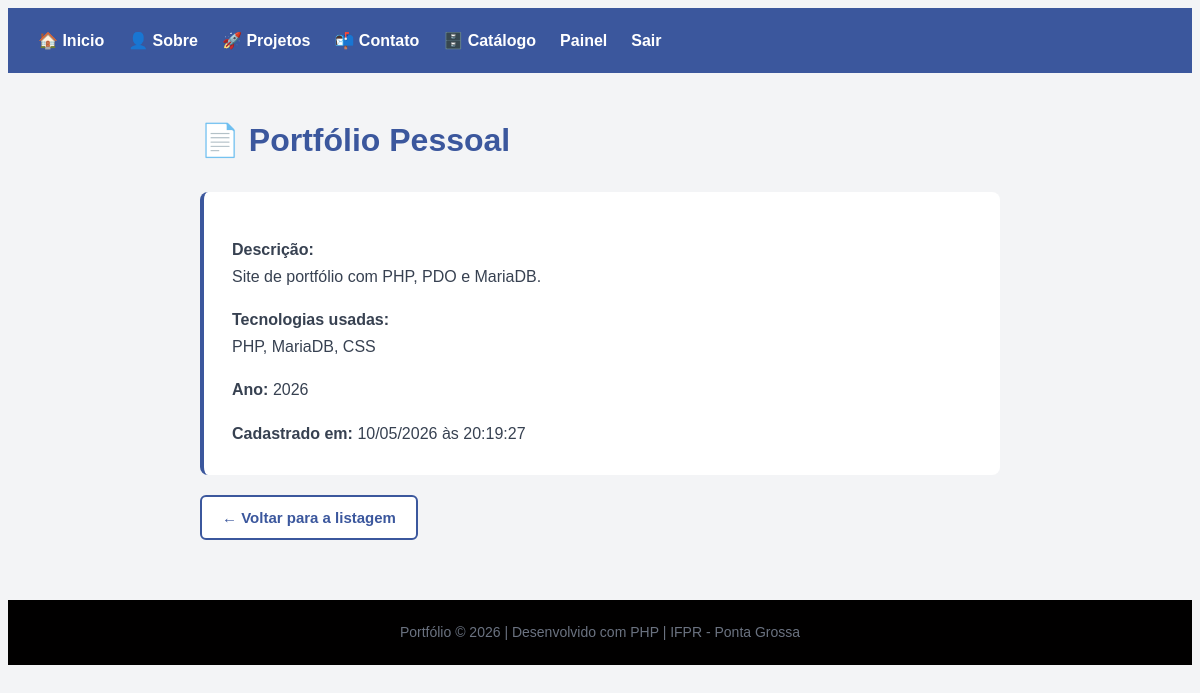
The page /05_crud/detalhe.php?id=1 (signed in) on the database its author committed.
### tables this page shows
CREATE TABLE projetos (
    id            INT UNSIGNED  NOT NULL AUTO_INCREMENT,
    nome          VARCHAR(120)  NOT NULL,
    descricao     TEXT          NOT NULL,
    tecnologias   VARCHAR(200)  NOT NULL,
    link_github   VARCHAR(300)      NULL DEFAULT NULL,
    ano           YEAR          NOT NULL,
    status        ENUM('rascunho','publicado','arquivado')
                                NOT NULL DEFAULT 'rascunho',
    criado_em     DATETIME      NOT NULL DEFAULT CURRENT_TIMESTAMP,
    atualizado_em DATETIME          NULL DEFAULT NULL
                                ON UPDATE CURRENT_TIMESTAMP,
    PRIMARY KEY (id)
);

### 05_crud/detalhe.php (the view, shortened to what this page needs)
<?php
$id = (int) ($_GET['id'] ?? 0);
$pdo = conectar();
$stmt = $pdo->prepare('SELECT * FROM projetos WHERE id = :id');
$stmt->execute([':id' => $id]);
$projeto = $stmt->fetch();
?>
<!DOCTYPE html>
<html lang="pt-BR">
<head>
    <?php require_once __DIR__ . '/../includes/cabecalho.php'; ?>
</head>
<body>
<div class="container">
    <h1 class="titulo-secao">📄 <?php echo htmlspecialchars($projeto['nome']); ?></h1>
    <div class="card">
        <p><strong>Descrição:</strong><br>
        <?php echo htmlspecialchars($projeto['descricao']); ?></p>
        <p><strong>Tecnologias usadas:</strong><br>
        <?php echo htmlspecialchars($projeto['tecnologias']); ?></p>
        <p><strong>Ano:</strong> <?php echo htmlspecialchars($projeto['ano']); ?></p>
        <p><strong>Cadastrado em:</strong> <?php echo date('d/m/Y \à\s H:i:s', strtotime($projeto['criado_em'])); ?></p>
    </div>
    <p style="margin-top: 20px;">
        <a href="index.php" class="btn-secundario">← Voltar para a listagem</a>
    </p>
</div>
<?php require_once __DIR__ . '/../includes/rodape.php'; ?>
</body>
</html>

### includes/style.css (style rules this page uses)
body { font-family: Arial, sans-serif; background: #f3f4f6; color: #010000; line-height: 1.7; }
.container { max-width: 800px; margin: 40px auto; padding: 0 20px; }
h1.titulo-secao { color: #3b579d; margin-bottom: 24px; }
.card { background: white; padding: 28px; border-radius: 8px; margin-bottom: 16px; border-left: 4px solid #3b579d; }
.card p { margin-bottom: 0; color: #374151; }
.btn-secundario { display: inline-block; background: white; color: #3b579d; border: 2px solid #3b579d; padding: 8px 20px; border-radius: 6px; font-size: 15px; font-weight: bold; cursor: pointer; text-decoration: none; }

### rows shown on the page
projetos: nome "Portfólio Pessoal", descricao "Site de portfólio com PHP, PDO e MariaDB.", tecnologias "PHP, MariaDB, CSS", ano "2026", criado_em "10/05/2026 às 20:19:27"

### other values the page prints
$autor "Portfólio"
